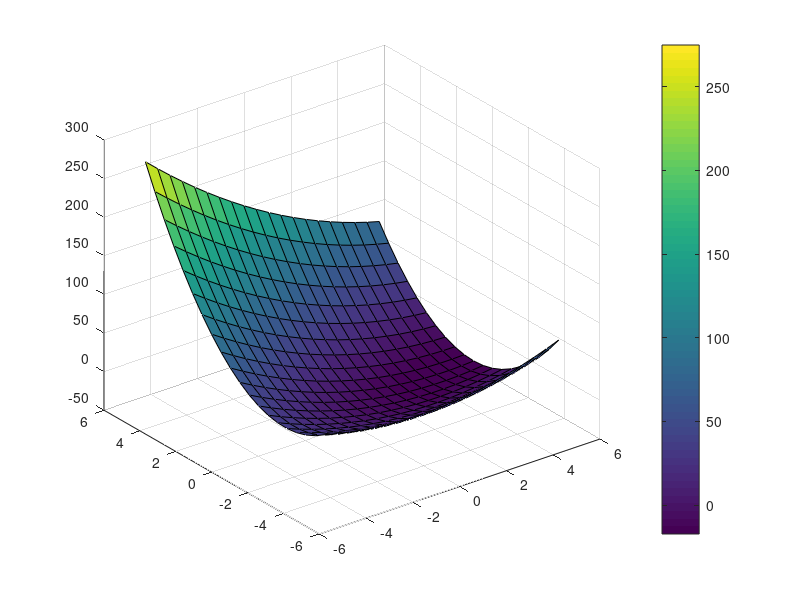

This figure's MATLAB source:
f = @(x, y) -8*x + x.^2 + 12*y + 4*y.^2 - 2*x.*y;
%a) graphical
[X, Y] = meshgrid(linspace(-5, 5, 20), linspace(-5, 5, 20));
Z = f(X, Y);
surf(X, Y, Z)
colorbar
pause

%b) fminsearch

%c) substitute b) into a)
